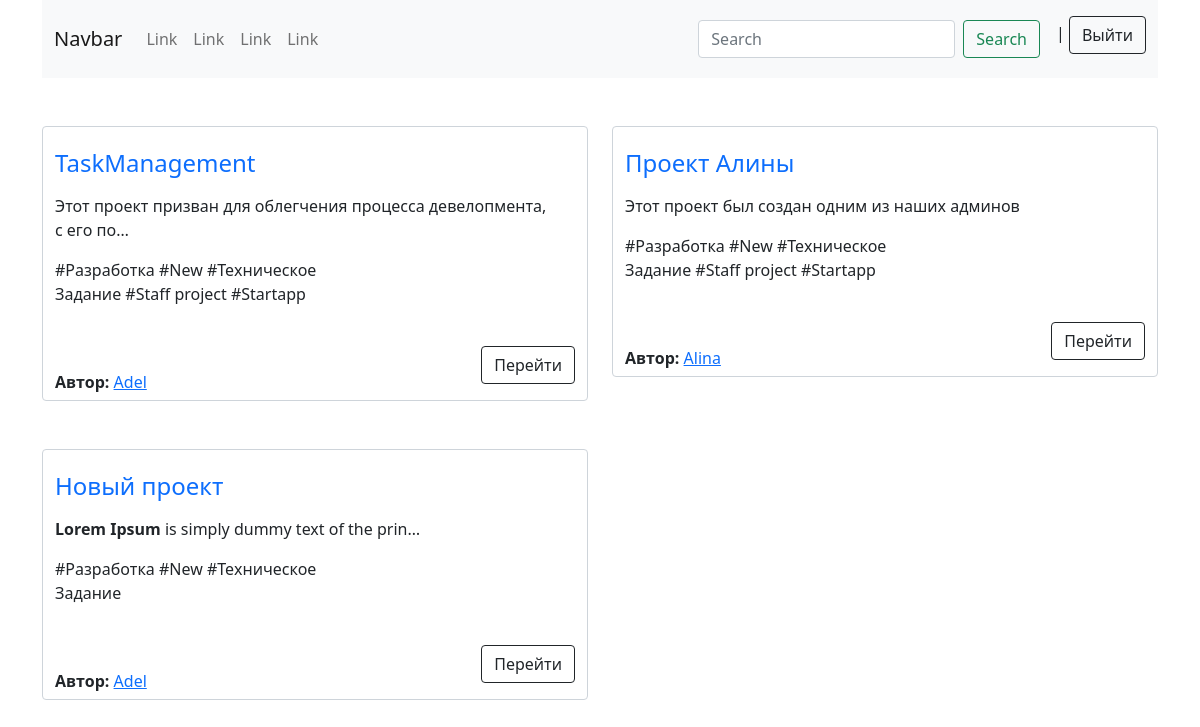
The app's page /search/, older data.
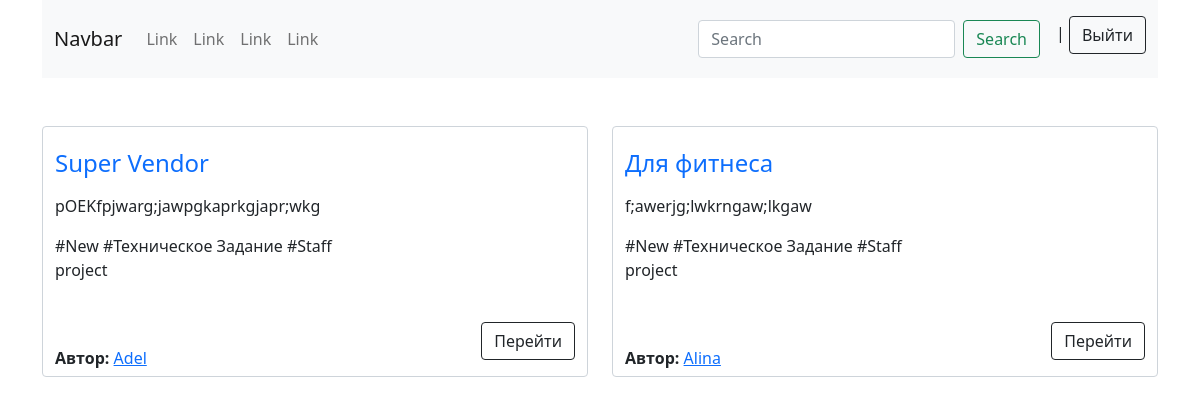
The same page, newer data.
### mainapp/models.py (models this page shows, shortened)
class Project(models.Model):
    user = models.ForeignKey(User, on_delete=models.CASCADE, verbose_name='Пользователь')
    name = models.CharField(max_length=120, verbose_name='Название')
    slug = models.SlugField(unique=True)
    description = RichTextField(verbose_name='Описание')
    photo = models.ImageField(upload_to='photos/', null=True, blank=True, verbose_name='Фото')
    file = models.FileField(upload_to='files/', null=True, blank=True, verbose_name='Файлы')
    started = models.DateTimeField(auto_now_add=True, verbose_name='Начало')
    ended = models.DateTimeField(blank=True, null=True, verbose_name='Закончился')
    deadline = models.DateField(verbose_name='Дедлайн до')
    tags = models.ManyToManyField(Tag, verbose_name='Теги')
    class Meta:
        verbose_name = 'Проект'
        verbose_name_plural = 'Проекты'
    def get_absolute_url(self):
        return reverse('mainapp:proj_details', kwargs={'slug': self.slug})

class Tag(models.Model):
    tag = models.CharField(max_length=120)
    def __str__(self):
        return self.tag
    class Meta:
        verbose_name = 'Тег'
        verbose_name_plural = 'Теги'

### mainapp/views.py (the view)
# urls.py: path('search/', SearchProjects.as_view(), name='search_projects'),
class SearchProjects(ListView):
    model = Project
    template_name = 'mainapp/search_projects/search_projects.html'
    context_object_name = 'projects'
    def get_queryset(self):
        queryset = super().get_queryset()
        query = self.request.GET.get('search-projects')
        if query:
            queryset = Project.objects.filter(Q(name__iregex=query) | Q(tags__tag__iregex=query))
        return queryset

### templates/mainapp/search_projects/search_projects.html (shortened to what this page needs)
{% extends 'mainapp/base.html' %}
{% block content %}
<div class="container">
    <div class="row">
        {% for project in projects %}
        <div class="col-sm-6">
            <div class="form-control user-projects mt-5">
                <div style="width: 300px;"><a style="text-decoration: none;" href="{{ project.get_absolute_url }}"><h4 class="mt-3">{{ project.name }}</h4></a></div>
                <p>{{ project.description|safe|truncatechars:70 }}</p>
                <p class="project-tags">{% for t in project.tags.all|slice:':5' %} #{{t}} {% endfor %}</p><br>
                <a class="btn btn-outline-dark float-end" href="{{ project.get_absolute_url }}">Перейти</a><br>
                <p style="margin: 0;"><strong>Автор:</strong> <a href="{% url 'mainapp:user_proj' project.user %}">{{ project.user }}</a></p>
            </div>
        </div>
        {% endfor %}
    </div>
</div>
{% endblock %}

### templates/mainapp/base.html (shortened to what this page needs)
{% load static %}
<!DOCTYPE html>
<html lang="en">
<head>
    <link rel="stylesheet" href="{% static 'css/style.css' %}">
    <link href="{% static 'fontawesomefree/css/fontawesome.css' %}" rel="stylesheet" type="text/css">
    <link href="{% static 'fontawesomefree/css/brands.css' %}" rel="stylesheet" type="text/css">
    <link href="{% static 'fontawesomefree/css/solid.css' %}" rel="stylesheet" type="text/css">
    <link href="https://cdn.jsdelivr.net/npm/bootstrap@5.0.2/dist/css/bootstrap.min.css" rel="stylesheet">
</head>
<body>
    {% block header %}
    <header>
        <div class="container">
            <nav class="navbar navbar-expand-lg navbar-light bg-light">
                <div class="container-fluid">
                  <a class="navbar-brand" href="{% url 'mainapp:main' %}">Navbar</a>
                  <div class="collapse navbar-collapse" id="navbarSupportedContent">
                    <ul class="navbar-nav me-auto mb-2 mb-lg-0">
                      <li class="nav-item">
                        <a class="nav-link" href="#">Link</a>
                      </li>
                      <li class="nav-item">
                        <a class="nav-link" href="#">Link</a>
                      </li>
                      <li class="nav-item">
                        <a class="nav-link" href="#">Link</a>
                      </li>
                      <li class="nav-item">
                        <a class="nav-link" href="#">Link</a>
                      </li>
                    </ul>
                    <form action="{% url 'mainapp:search_projects' %}" class="d-flex me-3" method="get">
                      <input class="form-control me-2" name="search-projects" type="search" placeholder="Search" aria-label="Search">
                      <button class="btn btn-outline-success" type="submit">Search</button>
                    </form>
                    <p class="mt-2"><a href="{% url 'mainapp:user_proj' user.username %}">{{ user.username }}</a> | <a class="btn btn-outline-dark" href="{% url 'authentication:logout' %}">Выйти</a></p>
                  </div>
                </div>
              </nav>
        </div>
    </header>
    {% endblock %}
    {% block content %}{% endblock %}
</body>
</html>

### static/css/style.css (style rules this page uses)
.user-projects p { max-width: 500px; }
.user-projects .project-tags { max-width: 300px; }

Row changes from the older to the newer data that the page shows:
removed Project: name "TaskManagement", description "Этот проект призван для облегчения процесса девелопмента, с его по…", user "Adel", Tag (tag "New"), Tag (tag "Техническое Задание"), Tag (tag "Staff project")
no longer on this page (row unchanged): Tag: tag "Разработка"
no longer on this page (row unchanged): Tag: tag "Startapp"
removed Project: name "Проект Алины", description "Этот проект был создан одним из наших админов", user "Alina", Tag (tag "New"), Tag (tag "Техническое Задание"), Tag (tag "Staff project")
removed Project: name "Новый проект", description "Lorem Ipsum is simply dummy text of the prin…", user "Adel", Tag (tag "New"), Tag (tag "Техническое Задание")
added Project: name "Super Vendor", description "pOEKfpjwarg;jawpgkaprkgjapr;wkg", user "Adel", Tag (tag "New"), Tag (tag "Техническое Задание"), Tag (tag "Staff project")
added Project: name "Для фитнеса", description "f;awerjg;lwkrngaw;lkgaw", user "Alina", Tag (tag "New"), Tag (tag "Техническое Задание"), Tag (tag "Staff project")
